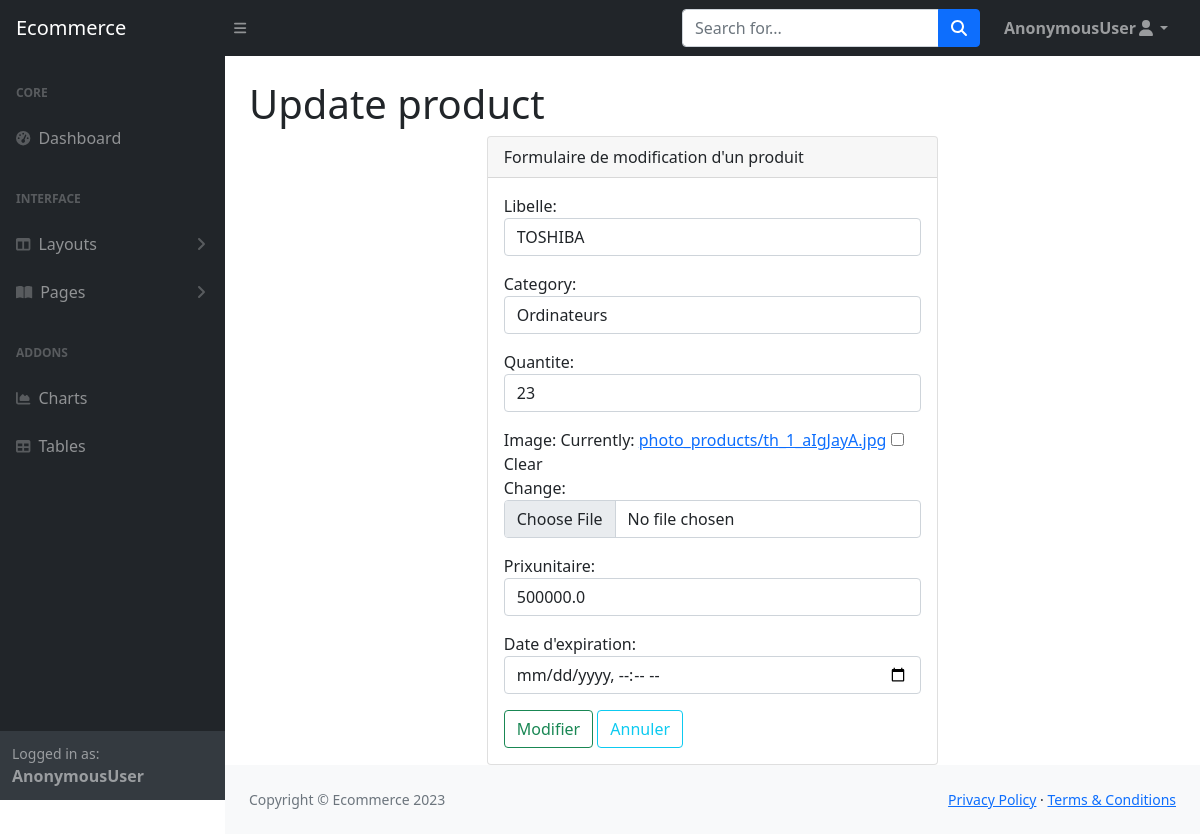
/product/10/update, run on the app's committed database.
### ecommerce/models.py (models this page shows, shortened)
class Product(models.Model):
    libelle = models.CharField(max_length=50)
    quantite = models.IntegerField()
    prixunitaire = models.FloatField()
    datefabrication = models.DateTimeField(auto_now_add=True)
    dateexpiration = models.DateTimeField()
    image = models.ImageField(upload_to="photo_products/",blank=True, null=True)
    category = models.ForeignKey(Category, blank=True, null=True, on_delete=models.CASCADE)

class Category(models.Model):
    libelle = models.CharField(max_length=50)
    class Meta:
        verbose_name = ('Category')
        verbose_name_plural = ('Categories')
    def __str__(self):
        return self.libelle

### ecommerce/views.py (the view)
# urls.py: path('product/<int:id>/update', update_product, name='update_product'),
def update_product(request,id):
    product = get_object_or_404(Product, id=id)
    form = ProductForm(instance=product)
    if request.method == 'POST':
        form = ProductForm(request.POST,request.FILES,instance=product)
        if form.is_valid():
            form.save()
            return redirect('liste_product')
    context = {'form': form}
    return render(request, 'product/update.html', context)

### ecommerce/forms.py
class ProductForm(forms.ModelForm):
    def __init__(self, *args, **kwargs):
        super(ProductForm, self).__init__(*args, **kwargs)
        for visible in self.visible_fields():
            visible.field.widget.attrs['class'] = 'form-control'
    dateexpiration = forms.CharField(label="Date d'expiration",widget=forms.TextInput(attrs={
        'type': 'datetime-local',
        }))
    class Meta:
        model = Product
        fields = ('libelle','category','quantite','image','prixunitaire','dateexpiration',)

### ecommerce/templates/product/update.html (shortened to what this page needs)
{% extends 'layout/base.html' %}
{% block pageTitle %}
    Update product
{% endblock pageTitle %}
{% block body %}
<div class="row">
    <div class="col-md-6 offset-md-3">
        <div class="card">
            <div class="card-header">Formulaire de modification d'un produit</div>
            <div class="card-body">
                <form method="POST" enctype="multipart/form-data">
                    {{form.as_p}}
                    <input type="submit" value="Modifier" class = "btn btn-outline-success">
                    <a href="{% url 'liste_product' %}" class="btn btn-outline-info">Annuler</a>
                </form>
            </div>
          </div>
    </div>
</div>
{% endblock body %}

### data on the page
Product: libelle "TOSHIBA", category "Ordinateurs", quantite "23", prixunitaire "500000.0"

### other printed values
{{ request.user }} "AnonymousUser"
